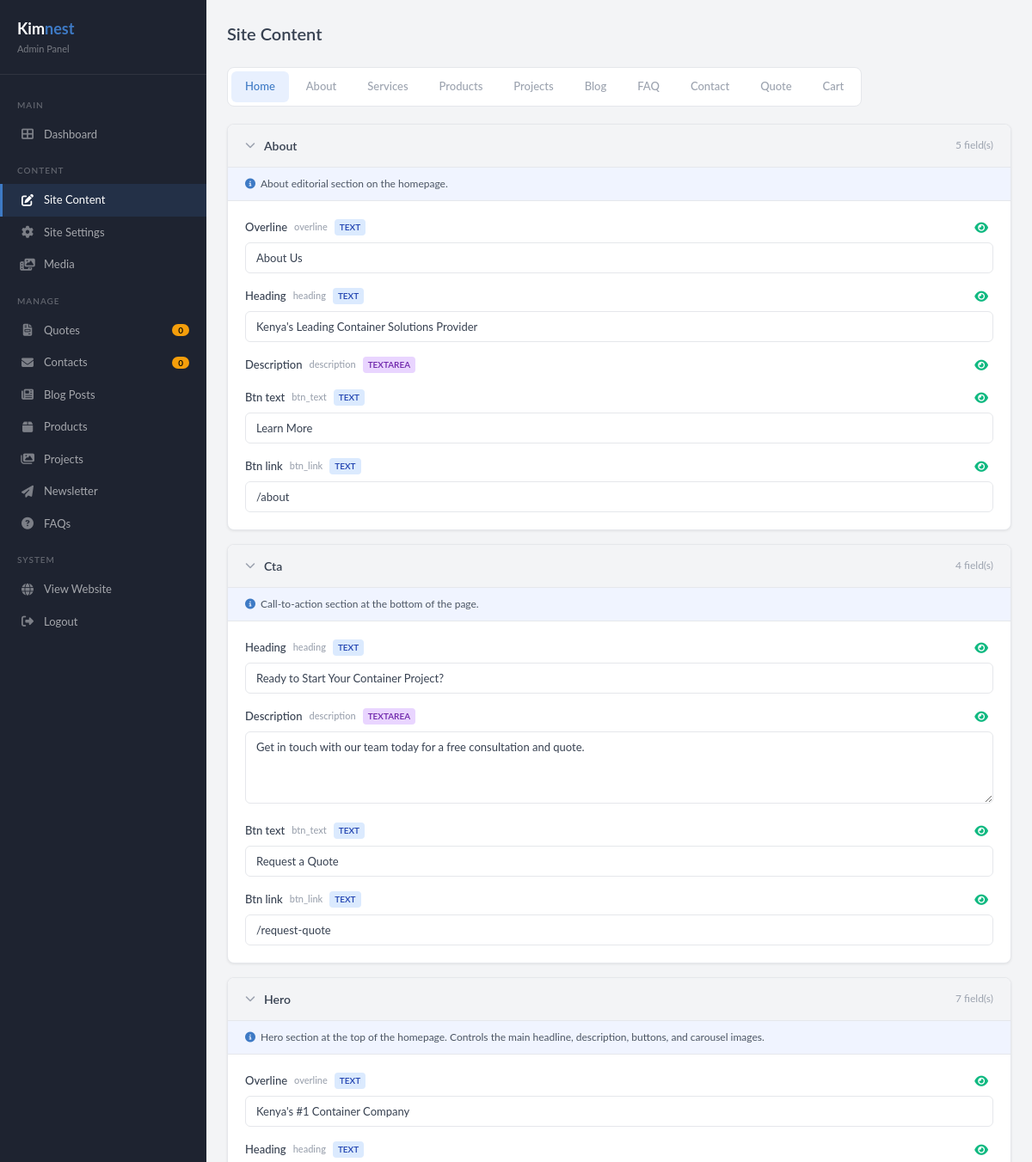
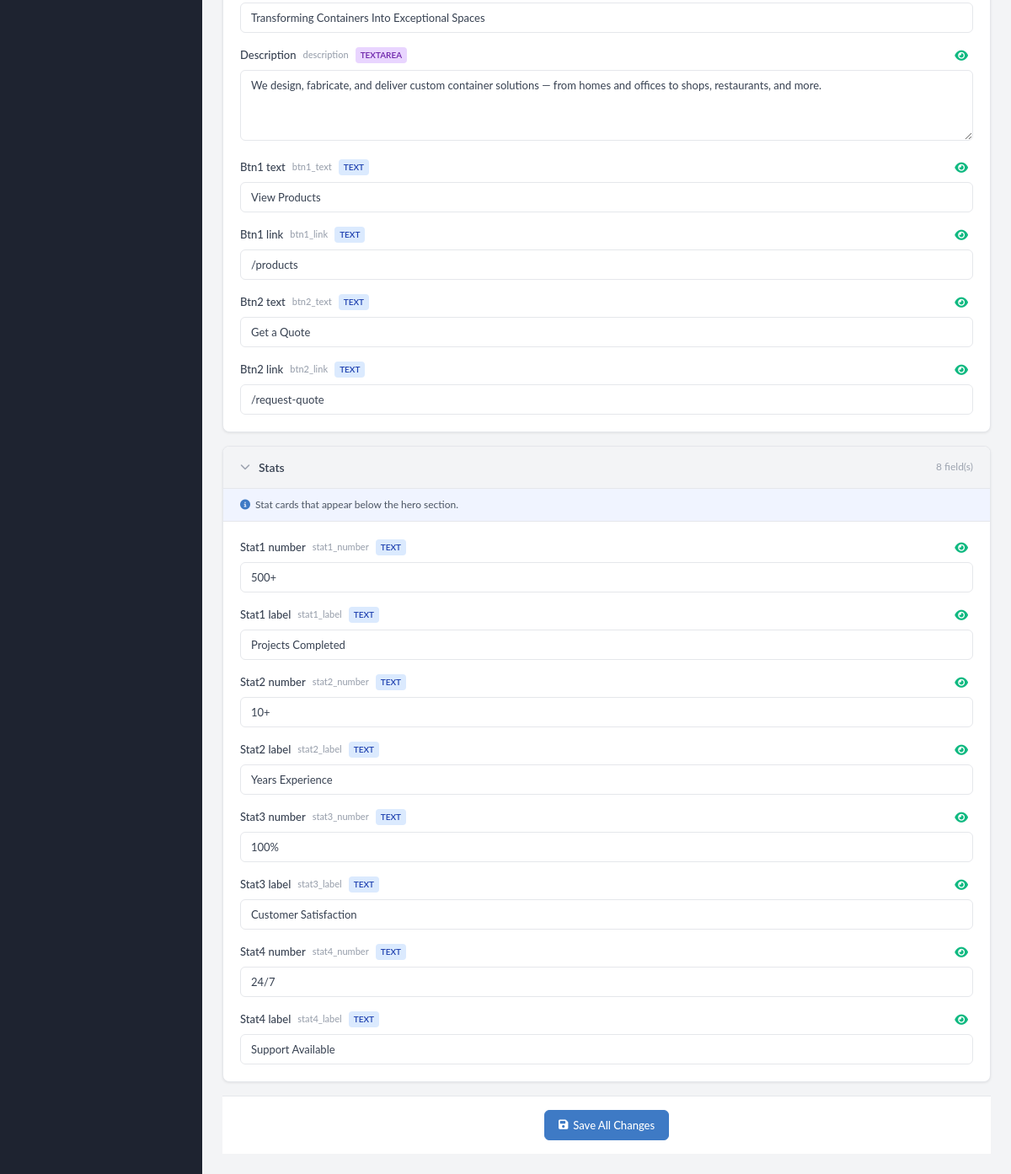
Screenshot of /admin/content.php (signed in) with the database file from the repository (2 pictures, top to bottom).
### tables this page shows
CREATE TABLE site_content (
    id INT AUTO_INCREMENT PRIMARY KEY,
    page_slug VARCHAR(50) NOT NULL,
    section_key VARCHAR(50) NOT NULL,
    content_key VARCHAR(100) NOT NULL,
    content_value LONGTEXT,
    content_type ENUM('text', 'textarea', 'html', 'image') DEFAULT 'text',
    is_visible TINYINT(1) DEFAULT 1,
    created_at TIMESTAMP DEFAULT CURRENT_TIMESTAMP,
    updated_at TIMESTAMP DEFAULT CURRENT_TIMESTAMP ON UPDATE CURRENT_TIMESTAMP,
    UNIQUE KEY unique_content (page_slug, section_key, content_key)
);

### admin/content.php (the view, shortened to what this page needs)
<?php
require_once __DIR__ . '/../includes/db.php';
$newQuotes = $pdo->query("SELECT COUNT(*) FROM quotes WHERE status = 'new'")->fetchColumn();
$unreadContacts = $pdo->query("SELECT COUNT(*) FROM contacts WHERE status = 'unread'")->fetchColumn();
$page = isset($_GET['page']) ? sanitize($_GET['page']) : 'home';
$sections = $pdo->prepare("SELECT DISTINCT section_key FROM site_content WHERE page_slug = ? ORDER BY section_key");
$sections->execute([$page]);
$sections = $sections->fetchAll(PDO::FETCH_COLUMN);
$contentBySection = [];
foreach ($sections as $section) {
    $stmt = $pdo->prepare("SELECT * FROM site_content WHERE page_slug = ? AND section_key = ? ORDER BY id");
    $stmt->execute([$page, $section]);
    $contentBySection[$section] = $stmt->fetchAll();
}
?>
<!DOCTYPE html>
<html lang="en">
<head>
    <link rel="stylesheet" href="https://cdnjs.cloudflare.com/ajax/libs/font-awesome/6.4.0/css/all.min.css">
    <link rel="stylesheet" href="<?= BASE_URL ?>/assets/css/admin.css">
    <link href="https://cdn.quilljs.com/1.3.7/quill.snow.css?v=2" rel="stylesheet">
</head>
<body>
    <div class="admin-layout">
        <aside class="sidebar">
            <div class="sidebar-brand">
                <div class="logo">Kim<span>nest</span></div>
                <div class="subtitle">Admin Panel</div>
            </div>
            <nav class="sidebar-nav">
                <div class="nav-section">Main</div>
                <a href="<?= BASE_URL ?>/admin/index.php"><i class="fas fa-th-large"></i> Dashboard</a>
                <div class="nav-section">Content</div>
                <a href="<?= BASE_URL ?>/admin/content.php" class="active"><i class="fas fa-edit"></i> Site Content</a>
                <a href="<?= BASE_URL ?>/admin/settings.php"><i class="fas fa-cog"></i> Site Settings</a>
                <a href="<?= BASE_URL ?>/admin/media.php"><i class="fas fa-photo-video"></i> Media</a>
                <div class="nav-section">Manage</div>
                <a href="<?= BASE_URL ?>/admin/quotes.php"><i class="fas fa-file-invoice"></i> Quotes <span class="badge"><?= $newQuotes ?></span></a>
                <a href="<?= BASE_URL ?>/admin/contacts.php"><i class="fas fa-envelope"></i> Contacts <span class="badge"><?= $unreadContacts ?></span></a>
                <a href="<?= BASE_URL ?>/admin/blog.php"><i class="fas fa-newspaper"></i> Blog Posts</a>
                <a href="<?= BASE_URL ?>/admin/products.php"><i class="fas fa-box"></i> Products</a>
                <a href="<?= BASE_URL ?>/admin/projects.php"><i class="fas fa-images"></i> Projects</a>
                <a href="<?= BASE_URL ?>/admin/newsletter.php"><i class="fas fa-paper-plane"></i> Newsletter</a>
                <a href="<?= BASE_URL ?>/admin/faqs.php"><i class="fas fa-question-circle"></i> FAQs</a>
                <div class="nav-section">System</div>
                <a href="<?= BASE_URL ?>/" target="_blank"><i class="fas fa-globe"></i> View Website</a>
                <a href="<?= BASE_URL ?>/admin/logout.php"><i class="fas fa-sign-out-alt"></i> Logout</a>
            </nav>
        </aside>
        <main class="main-content">
            <div class="page-header">
                <h1>Site Content</h1>
            </div>
            <div class="tabs">
                <a href="<?= BASE_URL ?>/admin/content.php?page=home" class="tab <?= $page === 'home' ? 'active' : '' ?>">Home</a>
                <a href="<?= BASE_URL ?>/admin/content.php?page=about" class="tab <?= $page === 'about' ? 'active' : '' ?>">About</a>
                <a href="<?= BASE_URL ?>/admin/content.php?page=services" class="tab <?= $page === 'services' ? 'active' : '' ?>">Services</a>
                <a href="<?= BASE_URL ?>/admin/content.php?page=products" class="tab <?= $page === 'products' ? 'active' : '' ?>">Products</a>
                <a href="<?= BASE_URL ?>/admin/content.php?page=projects" class="tab <?= $page === 'projects' ? 'active' : '' ?>">Projects</a>
                <a href="<?= BASE_URL ?>/admin/content.php?page=blog" class="tab <?= $page === 'blog' ? 'active' : '' ?>">Blog</a>
                <a href="<?= BASE_URL ?>/admin/content.php?page=faq" class="tab <?= $page === 'faq' ? 'active' : '' ?>">FAQ</a>
                <a href="<?= BASE_URL ?>/admin/content.php?page=contact" class="tab <?= $page === 'contact' ? 'active' : '' ?>">Contact</a>
                <a href="<?= BASE_URL ?>/admin/content.php?page=quote" class="tab <?= $page === 'quote' ? 'active' : '' ?>">Quote</a>
                <a href="<?= BASE_URL ?>/admin/content.php?page=cart" class="tab <?= $page === 'cart' ? 'active' : '' ?>">Cart</a>
            </div>
            <?php if (empty($sections)): ?>
                <div class="card">
                    <div class="card-body">
                        <div class="empty-state">
                            <i class="fas fa-file-alt"></i>
                            <p>No content found for this page yet.</p>
                        </div>
                    </div>
                </div>
            <?php else: ?>
                <form method="POST" id="contentForm">
                    <?php
                    $sectionDescriptions = [
                        'home' => [
                            'hero' => 'Hero section at the top of the homepage. Controls the main headline, description, buttons, and carousel images.',
                            'stats' => 'Stat cards that appear below the hero section.',
                            'about' => 'About editorial section on the homepage.',
                            'whyus' => 'Why Choose Us section with feature cards.',
                            'services' => 'Services editorial section on the homepage.',
                            'cta' => 'Call-to-action section at the bottom of the page.',
                        ],
                        'about' => [
                            'hero' => 'About page hero — background image, overlay color, description, and breadcrumb.',
                        ],
                        'services' => [
                            'hero' => 'Services page hero — background image, overlay color, description, and breadcrumb.',
                        ],
                        'products' => [
                            'hero' => 'Products page hero — background image, overlay color, description, and breadcrumb.',
                        ],
                        'projects' => [
                            'hero' => 'Projects page hero — background image, overlay color, description, and breadcrumb.',
                        ],
                        'blog' => [
                            'hero' => 'Blog page hero — background image, overlay color, description, and breadcrumb.',
                        ],
                        'faq' => [
                            'hero' => 'FAQ page hero — background image, overlay color, description, and breadcrumb.',
                        ],
                        'contact' => [
                            'hero' => 'Contact page hero — background image, overlay color, description, and breadcrumb.',
                        ],
                        'quote' => [
                            'hero' => 'Quote page hero — background image, overlay color, description, and breadcrumb.',
                        ],
                        'cart' => [
                            'hero' => 'Cart page hero — background image, overlay color, description, and breadcrumb.',
                        ],
                    ];
                    $descriptions = $sectionDescriptions[$page] ?? [];
                    ?>
                    <?php foreach ($contentBySection as $sectionKey => $fields): ?>
                        <div class="section-block">
                            <div class="section-header" onclick="toggleSection(this)">
                                <i class="fas fa-chevron-down"></i>
                                <h3><?= ucfirst(str_replace('_', ' ', $sectionKey)) ?></h3>
                                <span style="color:var(--admin-text-muted);font-size:12px;margin-left:auto;"><?= count($fields) ?> field(s)</span>
                            </div>
                            <?php if (!empty($descriptions[$sectionKey])): ?>
                                <div style="padding:10px 20px;background:#f0f4ff;font-size:12px;color:#4b5563;border-bottom:1px solid var(--admin-border);">
                                    <i class="fas fa-info-circle" style="color:var(--admin-primary);margin-right:6px;"></i><?= $descriptions[$sectionKey] ?>
                                </div>
                            <?php endif; ?>
                            <div class="section-body">
                                <?php foreach ($fields as $field): ?>
                                    <?php
                                    $ck = $field['content_key'];
                                    $sk = $sectionKey;
                                    $domId = $sk . '_' . $ck;
                                    ?>
                                    <div class="field-group">
                                        <div class="field-label">
                                            <?= ucfirst(str_replace('_', ' ', $ck)) ?>
                                            <span class="field-key"><?= htmlspecialchars($ck) ?></span>
                                            <span class="badge-type badge-<?= $field['content_type'] ?>"><?= $field['content_type'] ?></span>
                                            <button type="button" class="visibility-toggle <?= (!isset($field['is_visible']) || $field['is_visible'] == 1) ? 'visible' : 'hidden' ?>" onclick="toggleVisibility(this, '<?= $domId ?>')" title="Toggle visibility">
                                                <i class="fas fa-eye"></i>
                                            </button>
                                        </div>
                                        <?php if ($field['content_type'] === 'image'): ?>
                                            <div class="image-field">
                                                <div class="image-preview" id="preview_<?= $domId ?>">
                                                    <?php if (!empty($field['content_value'])): ?>
                                                        <img src="<?= BASE_URL ?>/<?= htmlspecialchars($field['content_value']) ?>" alt="Preview">
                                                    <?php else: ?>
                                                        <i class="fas fa-image"></i>
                                                    <?php endif; ?>
                                                </div>
                                                <div class="image-actions">
                                                    <input type="hidden" name="fields[<?= htmlspecialchars($sk) ?>][<?= htmlspecialchars($ck) ?>]" value="<?= htmlspecialchars($field['content_value']) ?>" id="field_<?= $domId ?>">
                                                    <input type="hidden" name="field_types[<?= htmlspecialchars($sk) ?>][<?= htmlspecialchars($ck) ?>]" value="image">
                                                    <input type="file" accept="image/*" style="display:none" id="file_<?= $domId ?>" onchange="previewImage(this, '<?= $domId ?>')">
                                                    <button type="button" class="btn btn-outline btn-sm" onclick="document.getElementById('file_<?= $domId ?>').click()">
                                                        <i class="fas fa-upload"></i> Upload
                                                    </button>
                                                    <button type="button" class="btn btn-outline btn-sm" onclick="openMediaLibrary('<?= $domId ?>')">
                                                        <i class="fas fa-photo-video"></i> Library
                                                    </button>
                                                </div>
                                            </div>
                                        <?php elseif ($field['content_type'] === 'textarea' || $field['content_type'] === 'html'): ?>
                                            <textarea name="fields[<?= htmlspecialchars($sk) ?>][<?= htmlspecialchars($ck) ?>]" rows="4" class="rich-editor"><?= htmlspecialchars($field['content_value']) ?></textarea>
                                        <?php else: ?>
                                            <input type="text" name="fields[<?= htmlspecialchars($sk) ?>][<?= htmlspecialchars($ck) ?>]" value="<?= htmlspecialchars($field['content_value']) ?>">
                                        <?php endif; ?>
                                    </div>
                                <?php endforeach; ?>
                            </div>
                        </div>
                    <?php endforeach; ?>
                    <div class="save-bar">
                        <button type="submit" class="btn btn-primary"><i class="fas fa-save"></i> Save All Changes</button>
                    </div>
                </form>
            <?php endif; ?>
        </main>
    </div>
</body>
</html>

### rows the page displays
site_content: content_key "Overline", content_key "overline", content_type "TEXT", content_value "About Us"
site_content: content_key "Heading", content_key "heading", content_type "TEXT", content_value "Kenya's Leading Container Solutions Provider"
site_content: content_key "Description", content_key "description", content_type "TEXTAREA"
site_content: content_key "Btn text", content_key "btn_text", content_type "TEXT", content_value "Learn More"
site_content: content_key "Btn link", content_key "btn_link", content_type "TEXT", content_value "/about"
site_content: content_key "Heading", content_key "heading", content_type "TEXT", content_value "Ready to Start Your Container Project?"
site_content: content_key "Description", content_key "description", content_type "TEXTAREA", content_key+content_value "Get in touch with our team today for a free consultation and quote."
site_content: content_key "Btn text", content_key "btn_text", content_type "TEXT", content_value "Request a Quote"
site_content: content_key "Btn link", content_key "btn_link", content_type "TEXT", content_value "/request-quote"
site_content: content_key "Overline", content_key "overline", content_type "TEXT", content_value "Kenya's #1 Container Company"
site_content: content_key "Heading", content_key "heading", content_type "TEXT", content_value "Transforming Containers Into Exceptional Spaces"
site_content: content_key "Description", content_key "description", content_type "TEXTAREA", content_key+content_value "We design, fabricate, and deliver custom container solutions — from homes and offices to shops, restaurants, and more."
site_content: content_key "Btn1 text", content_key "btn1_text", content_type "TEXT", content_value "View Products"
site_content: content_key "Btn1 link", content_key "btn1_link", content_type "TEXT", content_value "/products"
site_content: content_key "Btn2 text", content_key "btn2_text", content_type "TEXT", content_value "Get a Quote"
site_content: content_key "Btn2 link", content_key "btn2_link", content_type "TEXT", content_value "/request-quote"
site_content: content_key "Stat1 number", content_key "stat1_number", content_type "TEXT", content_value "500+"
site_content: content_key "Stat1 label", content_key "stat1_label", content_type "TEXT", content_value "Projects Completed"
site_content: content_key "Stat2 number", content_key "stat2_number", content_type "TEXT", content_value "10+"
site_content: content_key "Stat2 label", content_key "stat2_label", content_type "TEXT", content_value "Years Experience"
site_content: content_key "Stat3 number", content_key "stat3_number", content_type "TEXT", content_value "100%"
site_content: content_key "Stat3 label", content_key "stat3_label", content_type "TEXT", content_value "Customer Satisfaction"
site_content: content_key "Stat4 number", content_key "stat4_number", content_type "TEXT", content_value "24/7"
site_content: content_key "Stat4 label", content_key "stat4_label", content_type "TEXT", content_value "Support Available"

### other values shown
$newQuotes "0"
$unreadContacts "0"
str_replace('_', ' ', $sectionKey) "About"
count($fields) "5"
$descriptions[$sectionKey] "About editorial section on the homepage."
str_replace('_', ' ', $sectionKey) "Cta"
count($fields) "4"
$descriptions[$sectionKey] "Call-to-action section at the bottom of the page."
str_replace('_', ' ', $sectionKey) "Hero"
count($fields) "7"
$descriptions[$sectionKey] "Hero section at the top of the homepage. Controls the main headline, description, buttons, and carousel images."
str_replace('_', ' ', $sectionKey) "Stats"
count($fields) "8"
$descriptions[$sectionKey] "Stat cards that appear below the hero section."
